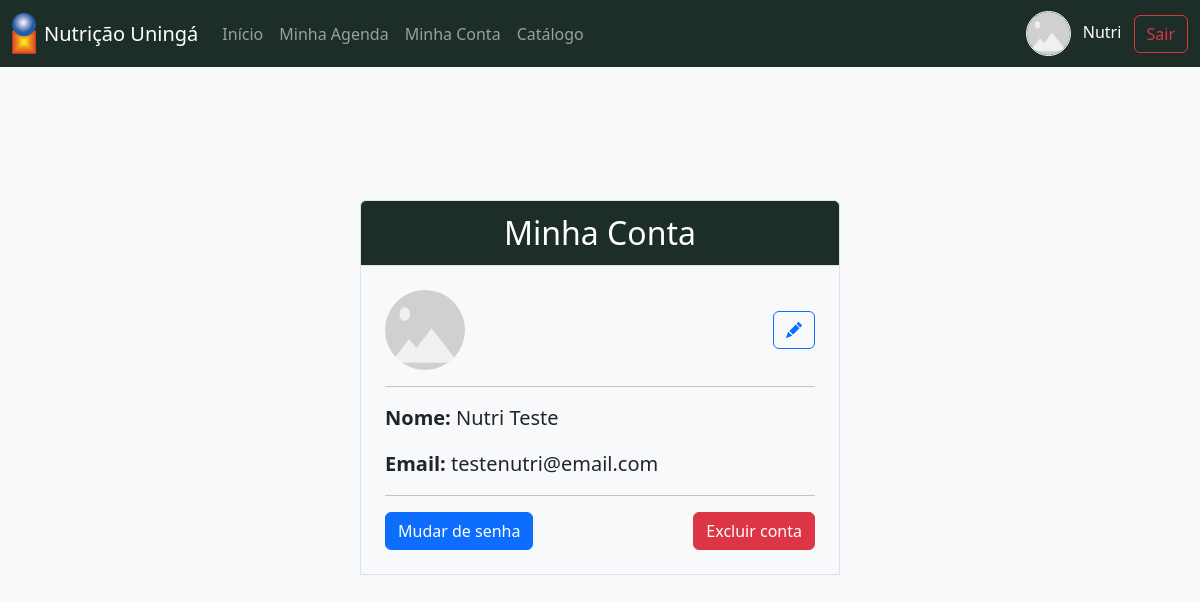
Screenshot of /agendamento/minha_conta_nutricionista/ (signed in) with the database file from the repository.
### login/models.py (models this page shows, shortened)
class User(AbstractUser):
    is_cliente = models.BooleanField(default=False)
    is_nutricionista = models.BooleanField(default=False)
    username = models.CharField(unique=True, max_length=50, null=True, blank=True)
    email = models.EmailField(unique=True)
    foto = models.ImageField(null=True, blank=True, upload_to="foto_usuario/")
    data_nascimento = models.DateField(null=False, blank=False, default='2000-01-01')
    USERNAME_FIELD = 'email'
    REQUIRED_FIELDS = ['username', 'first_name', 'last_name']
    class Meta:
        verbose_name = 'Usuario'
        verbose_name_plural = 'Usuarios'
        permissions = [
            ("cliente", "Pode visitar sua pagina de cliente"),
            ("nutricionista", "Pode visitar sua pagina de nutricionista"),
        ]

### agendamento/views.py (the view)
# urls.py: path('minha_conta_nutricionista/', views.minha_conta, name='minha_conta'),
@login_required
def minha_conta(request):
    if request.user.is_nutricionista:
        template = "base_nutricionista.html"
    elif request.user.is_cliente:
        template = "base_cliente.html"
    return render(request,
        'agendamento/minha_conta/minha_conta.html',
        {'template': template}
    )

### agendamento/templates/agendamento/minha_conta/minha_conta.html (shortened to what this page needs)
{% extends template %}
{% load static %}
{% block styles %}
    <link rel="stylesheet" href="{% static "css/agendamento/minha_conta.css" %}">
{% endblock styles %}
{% block conteudo %}
    {% include "partials/agendamento/minha_conta.html" %}
{% endblock conteudo %}

### catalogo/templates/partials/usuario.html
{% load static %}
{% if user.is_authenticated %}
    <div class="text-end">
        {% if user.is_cliente %}
            <a class="text-white mx-2 text-decoration-none" href="{% url 'pagina_cliente' %}">
                {% if user.foto %}
                    <img
                        class="imagem-usuario mx-2"
                        src="{{user.foto.url}}"
                        alt="foto de {{user.first_name}}"
                    >
                {% else %}
                    <img
                        class="imagem-usuario mx-2"
                        src="{% static "img/placeholder.png" %}"
                        alt="Placeholder"
                    >
                {% endif %}
                <span>{{user.first_name}}</span>
            </a>
        {% elif user.is_nutricionista %}
            <a class="text-white mx-2 text-decoration-none" href="{% url 'pagina_nutricionista' %}">
                {% if user.foto %}
                    <img
                        class="imagem-usuario mx-2"
                        src="{{user.foto.url}}"
                        alt="foto de {{user.first_name}}"
                    >
                {% else %}
                    <img
                        class="imagem-usuario mx-2"
                        src="{% static "img/placeholder.png" %}"
                        alt="Placeholder"
                    >
                {% endif %}
                <span>{{user.first_name}}</span>
            </a>
        {% else %}
            <span class="text-white">
                Administrador
            </span>
        {% endif %}
        <a class="btn btn-outline-danger" href="{% url 'logout' %}">
            Sair
        </a>
    </div>
{% else %}
    <div class="text-end">
        <a class="btn btn-outline-light" href="{% url "tipo_login" %}">Entrar</a>
    </div>
{% endif %}

### agendamento/templates/partials/agendamento/minha_conta.html
{% load static %}
<main
    class="d-flex flex-column justify-content-center align-items-center"
    style="height: 80vh;"
>
    <header
        class=
            "header-form border border-1 rounded-top-2 border-bottom-0
            text-white p-2 fs-2 text-center"
        style="width: 30rem;"
    >
        Minha Conta
    </header>
    <section class="p-4 border border-1" style="width: 30rem;">
        <p class="d-flex justify-content-between">
            {% if user.foto %}
                <img
                    class="foto"
                    src="{{user.foto.url}}"
                    alt="foto de {{user.first_name}}"
                >
            {% else %}
                <img
                    class="foto"
                    src="{% static "img/placeholder.png" %}"
                    alt="Placeholder"
                >
            {% endif %}
            <span class="d-flex justify-content-center align-items-center">
                <a class="btn btn-outline-primary" href="{% url "mudar_foto" user.id %}">
                    <i class="bi bi-pencil-fill"></i>
                </a>
            </span>
        </p>
        <hr>
        <p class="fs-5">
            <strong>Nome: </strong>
            {{user.first_name}} {{user.last_name}}
        </p>
        <p class="fs-5">
            <strong>Email: </strong>
            {{user.email}}
        </p>
        <hr>
        <div class="d-flex justify-content-between">
            <a class="btn btn-primary" href="{% url "mudar_senha" %}">Mudar de senha</a>
            <a class="btn btn-danger"
                href="{% url 'excluir_conta' %}"
                onclick="return confirm('Tem certeza que deseja cancelar esta consulta?')"
            >
                Excluir conta
            </a>
        </div>
    </section>
</main>

### catalogo/static/css/style.css (style rules this page uses)
:root { --cor-primaria: #1d2e28; --fonte-titulo: "Arvo", serif; }

### catalogo/static/css/header.css (style rules this page uses)
.imagem-usuario { width: 2.8rem; height: 2.8rem; border-radius: 50%; border: 1px solid white; }

### agendamento/static/css/agendamento/minha_conta.css (style rules this page uses)
.header-form { background-color: var(--cor-primaria); }
.foto { width: 5rem; height: 5rem; border-radius: 50%; }

### rows the page displays
User: first_name "Nutri", last_name "Teste", email "testenutri@email.com"
